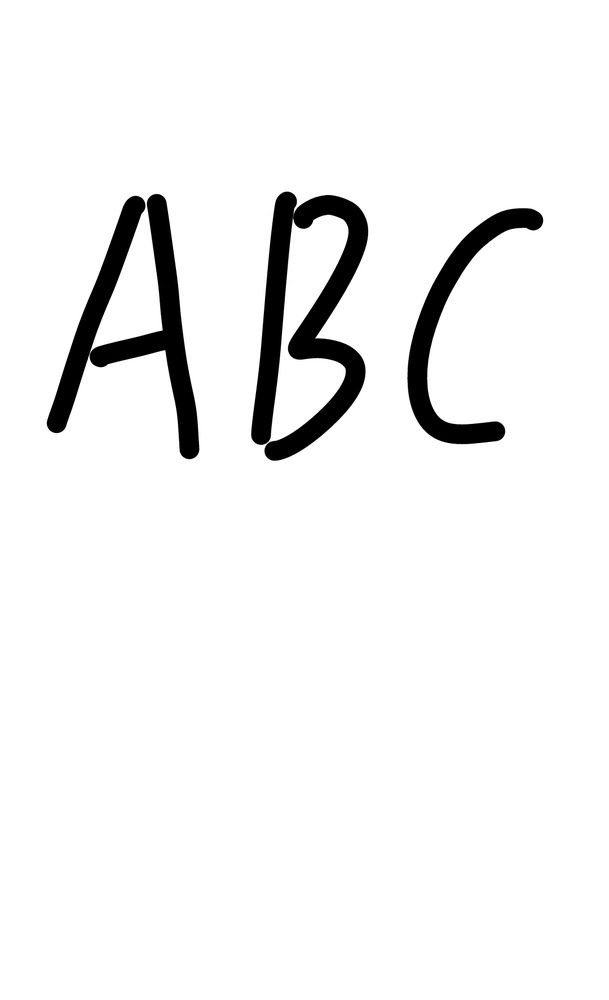
//> input picture Train/my_img/test0.jpg, 609 x 1000 px, shrunk from 1080 x 1774 before the run
$ ./imgDistort ../Train/my_img/test0.jpg   (built with g++ and OpenCV 4)
//> lines starting //> are read from the running program, lines starting //| are printed output that depends on the picture
//> further down, img is the input picture: 1000 rows x 609 cols, CV_8UC3; min 0, max 255, mean 241.8
//paper:
//"Best Practices for Convolutional Neural Networks Applied to Visual Document Analysis"
//Patrice etc. 2003
#include <opencv2/core/core.hpp>
#include <opencv2/highgui/highgui.hpp>
#include <opencv2/imgproc/imgproc.hpp>
#include <cmath>
#include <algorithm>
#include <iostream>
using namespace cv;
using namespace std;
Mat elasticDistort(Mat& img,int gaussianWindowSize,double gaussianKernelSize)
{
//> called with gaussianWindowSize = 105, gaussianKernelSize = 4
    cvtColor(img,img,CV_RGB2GRAY);
//> img: 1000 rows x 609 cols, CV_8UC1
    Mat Xmv(img.rows,img.cols,CV_32FC1);
    Mat Ymv(img.rows,img.cols,CV_32FC1);
    //srand(time(NULL));
    for(int i = 0; i<img.rows; i++)
    {
        float* p = Xmv.ptr<float>(i);
        for(int j = 0; j<img.cols; j++)
        {
            p[j] = (rand() % 3 - 1) * 10;
        }
    }
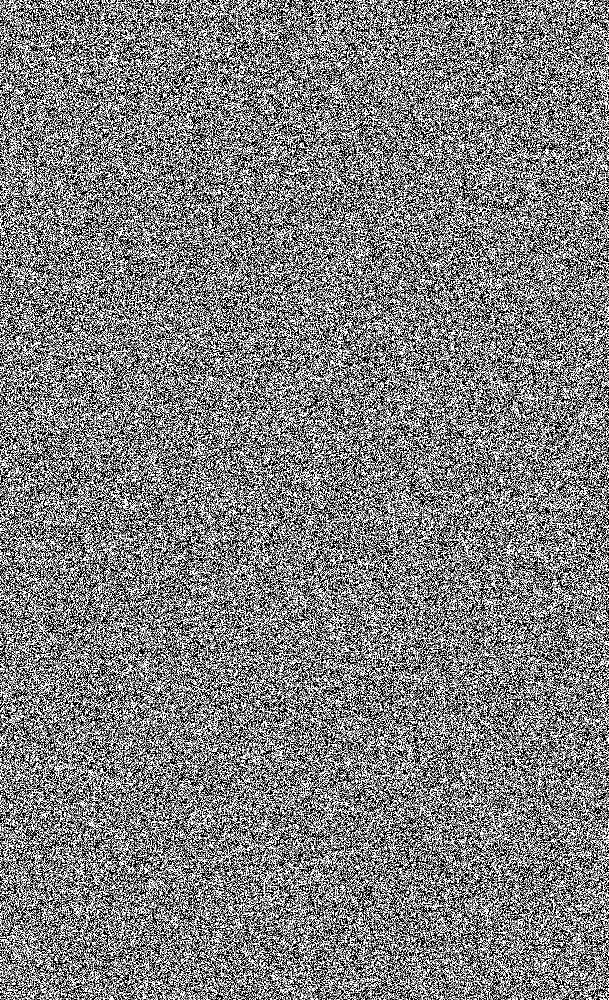
//> Xmv: 1000 rows x 609 cols, CV_32FC1; min -10, max 10, mean 0.0134; drawn with min black and max white
    //srand(time(NULL) + 100);
    srand(clock());
    for(int i = 0; i<img.rows; i++)
    {
        float* p = Ymv.ptr<float>(i);
        for(int j = 0; j<img.cols; j++)
        {
            p[j] = (rand() % 3 - 1) * 10;
        }
    }
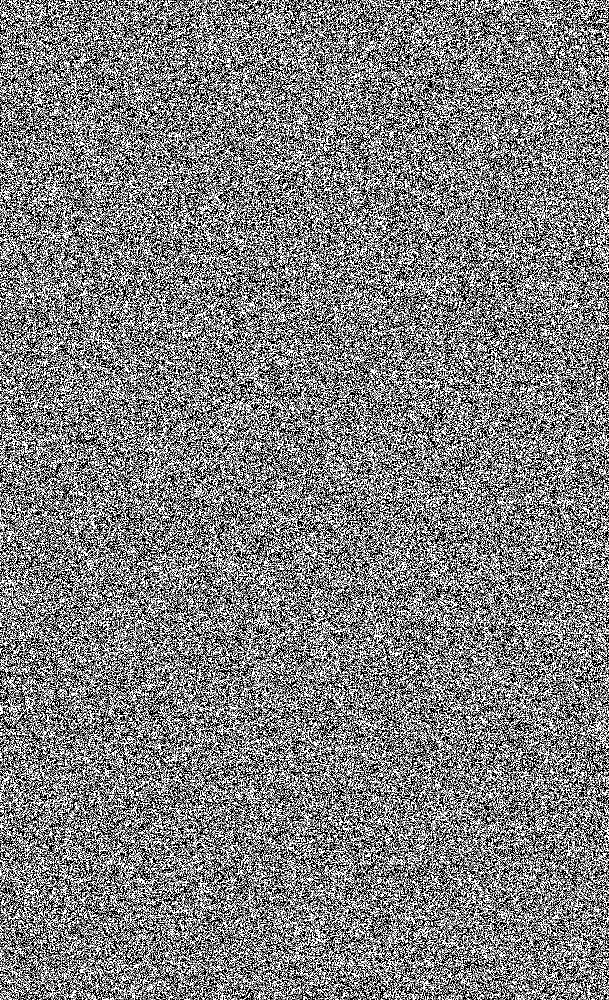
//> Ymv: 1000 rows x 609 cols, CV_32FC1; min -10, max 10, mean 0.000739; drawn with min black and max white
    GaussianBlur(Xmv,Xmv,Size(gaussianWindowSize,gaussianWindowSize),gaussianKernelSize,gaussianKernelSize);
    GaussianBlur(Ymv,Ymv,Size(gaussianWindowSize,gaussianWindowSize),gaussianKernelSize,gaussianKernelSize);


    Mat result(img.rows,img.cols,img.type());
    result.setTo(255);
    for(int i = 0; i<img.rows; i++)
    {
        for(int j = 0; j<img.cols; j++)//这里进行了更改！
        {
            int newX_low = i + cvFloor(Xmv.at<float>(i,j));
            int newX_high = i + cvCeil(Xmv.at<float>(i,j));
            int newY_low = j + cvFloor(Ymv.at<float>(i,j));
            int newY_high = j + cvCeil(Ymv.at<float>(i,j));


            newX_low = newX_low < 0 ? 0 : newX_low;
            newX_high = newX_high < 0 ? 0 : newX_high;
            newY_low = newY_low < 0 ? 0 : newY_low;
            newY_high = newY_high < 0 ? 0 : newY_high;


            newX_low = newX_low >= img.rows ? img.rows - 1 : newX_low;
            newX_high = newX_high >= img.rows ? img.rows - 1 : newX_high;
            newY_low = newY_low >= img.cols ? img.cols - 1 : newY_low;
            newY_high = newY_high >= img.cols ? img.cols - 1 : newY_high;


            int sum = img.at<uchar>(newX_low,newY_low) + img.at<uchar>(newX_low,newY_high)+
                         img.at<uchar>(newX_high,newY_low) + img.at<uchar>(newX_high,newY_high);
            double avg = sum * 1.0 * 0.25;
            if(avg < 110)
            {
                avg = 0;
            }
            else if(avg > 145)
                avg = 255;
            result.at<uchar>(i,j) = avg;
            //result.at<uchar>(newX,newY) = img.at<uchar>(i,j);
        }
    }
    //cout<<result<<endl;
    return result;
}

int main(int argc, char** argv) {
    Mat img = imread(argv[1]);
    Mat ret = elasticDistort(img, 105, 4);
    imwrite("ret.bmp", ret);
    return 0;
}

$ run again, on Train/my_img/test2.jpg
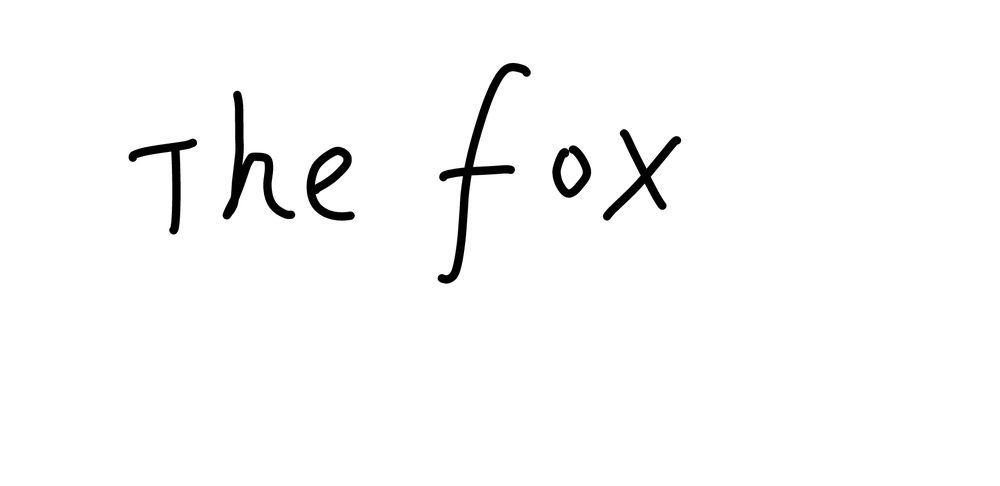
//> input picture Train/my_img/test2.jpg, 1000 x 486 px, shrunk from 1920 x 934 before the run
//> img is the input picture: 486 rows x 1000 cols, CV_8UC3; min 0, max 255, mean 249.8
//> img: 486 rows x 1000 cols, CV_8UC1
//> after the loop in elasticDistort, `for(int i = 0; i<img.rows; i++)`:
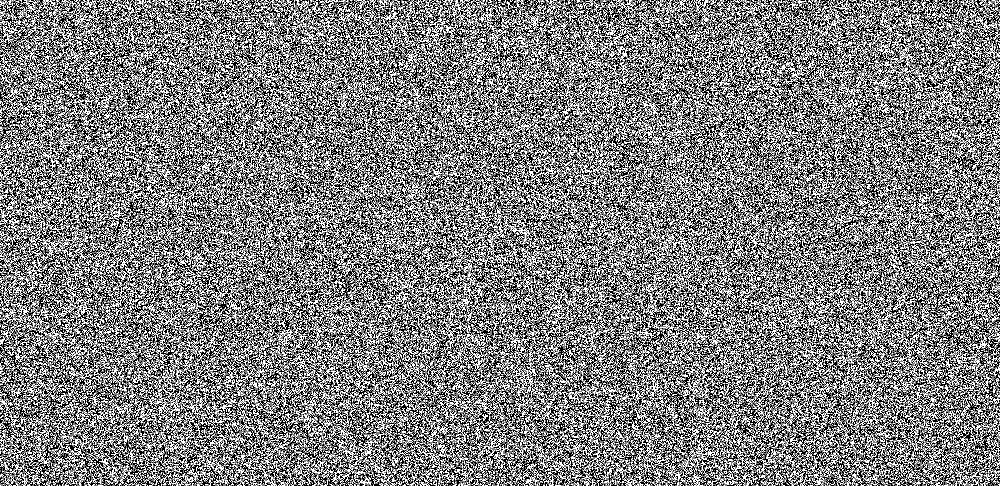
//> Xmv: 486 rows x 1000 cols, CV_32FC1; min -10, max 10, mean 0.0139; drawn with min black and max white
//> after the loop in elasticDistort, `for(int i = 0; i<img.rows; i++)`:
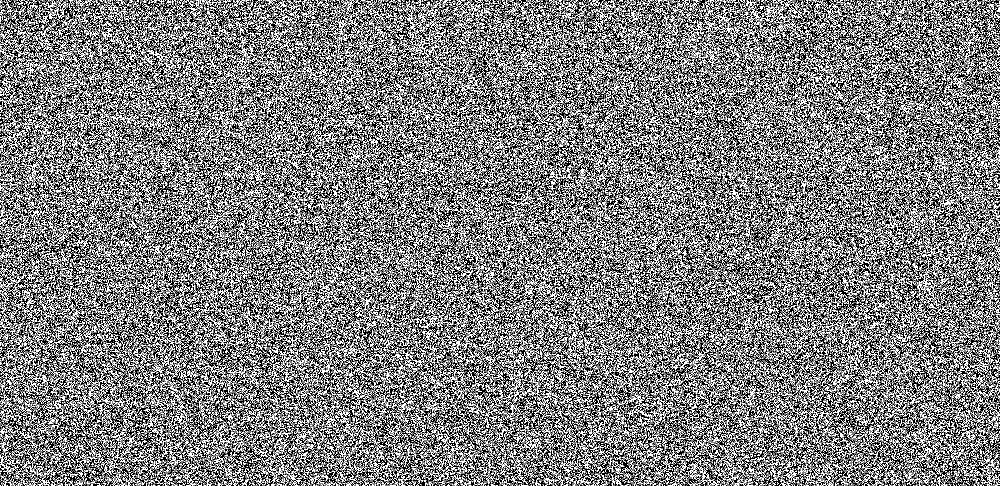
//> Ymv: 486 rows x 1000 cols, CV_32FC1; min -10, max 10, mean 0.00235; drawn with min black and max white

$ run again, on Train/my_img/test3.jpg
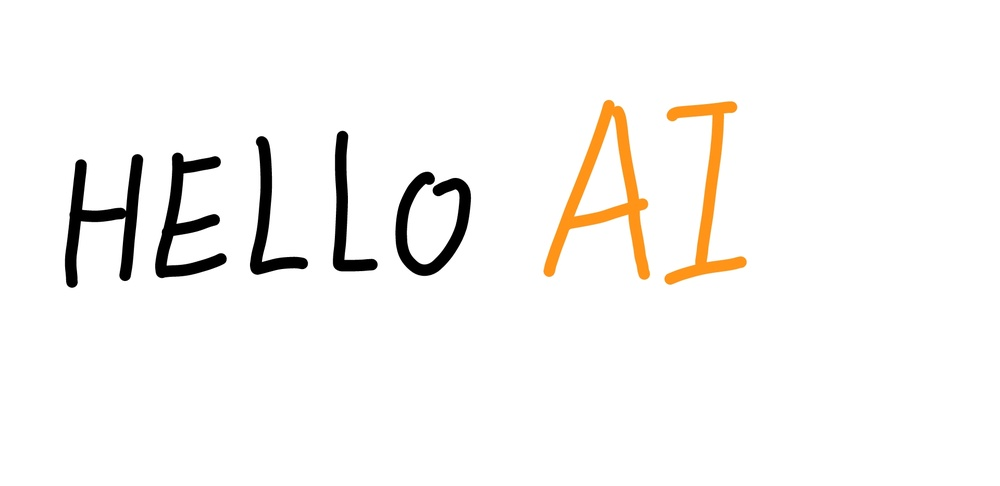
//> input picture Train/my_img/test3.jpg, 1000 x 486 px, shrunk from 1920 x 934 before the run
//> img is the input picture: 486 rows x 1000 cols, CV_8UC3; mean B, G, R 244, 246.1, 247.9
//> img: 486 rows x 1000 cols, CV_8UC1
//> after the loop in elasticDistort, `for(int i = 0; i<img.rows; i++)`:
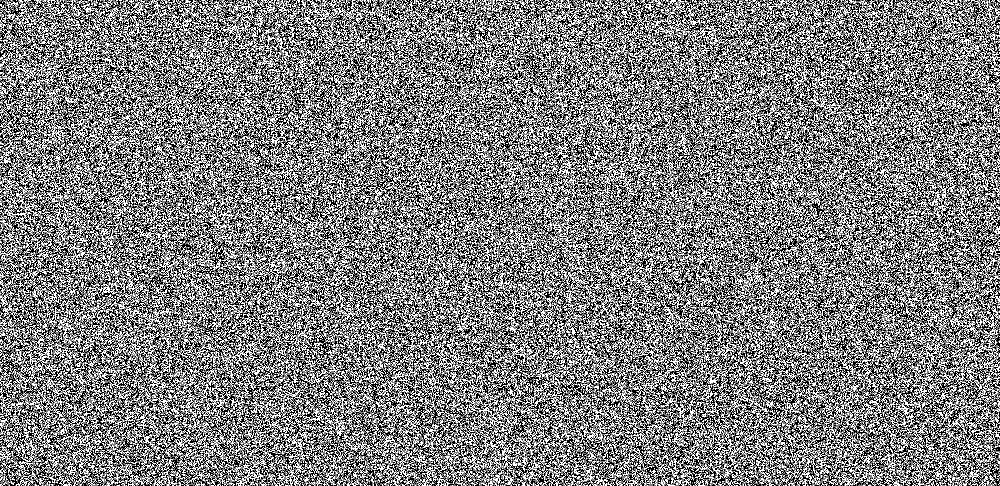
//> Ymv: 486 rows x 1000 cols, CV_32FC1; min -10, max 10, mean 0.0063; drawn with min black and max white
//> after the loop in elasticDistort, `for(int i = 0; i<img.rows; i++)`:
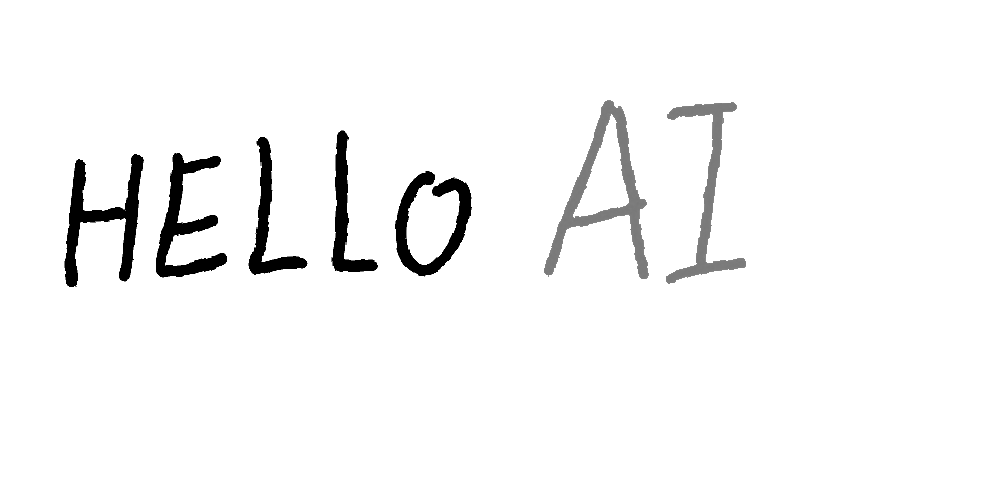
//> result: 486 rows x 1000 cols, CV_8UC1; min 0, max 255, mean 246.1

$ run again, on Train/my_img/test4.jpg
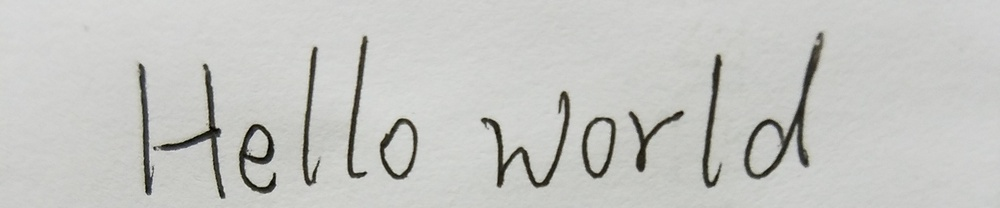
//> input picture Train/my_img/test4.jpg, 1000 x 208 px, shrunk from 3024 x 630 before the run
//> img is the input picture: 208 rows x 1000 cols, CV_8UC3; mean B, G, R 193.7, 197.1, 196.6
//> img: 208 rows x 1000 cols, CV_8UC1
//> after the loop in elasticDistort, `for(int i = 0; i<img.rows; i++)`:
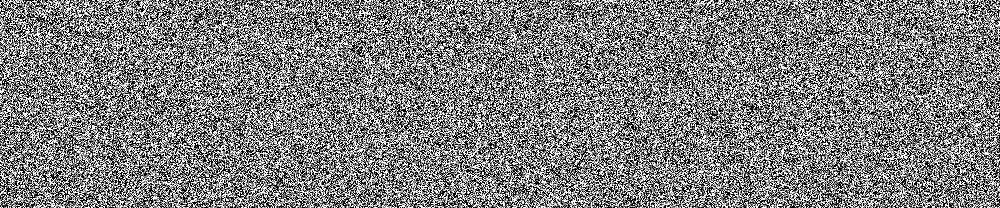
//> Ymv: 208 rows x 1000 cols, CV_32FC1; min -10, max 10, mean 0.0125; drawn with min black and max white
//> after the loop in elasticDistort, `for(int i = 0; i<img.rows; i++)`:
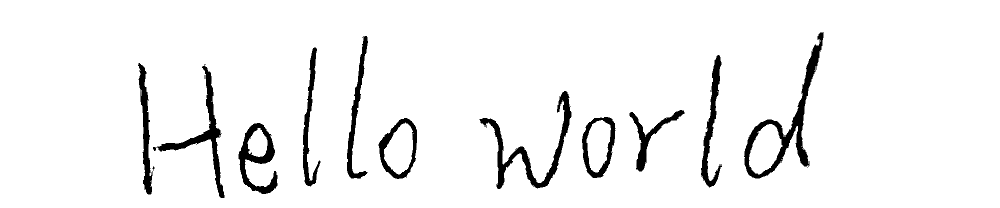
//> result: 208 rows x 1000 cols, CV_8UC1; min 0, max 255, mean 242.1
